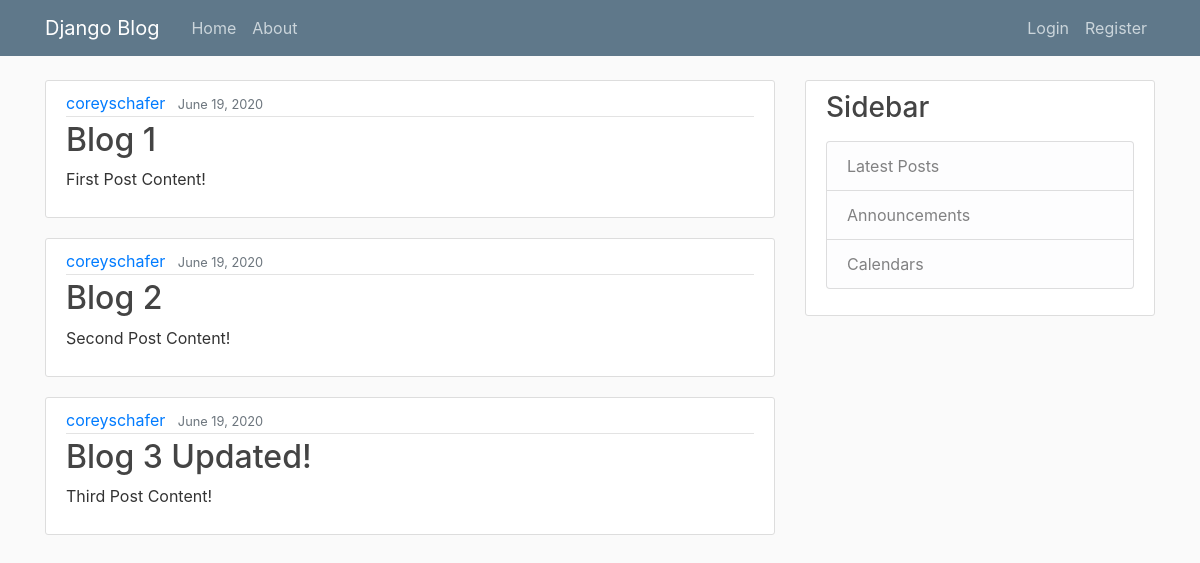
/, run on an earlier commit of the app's database.
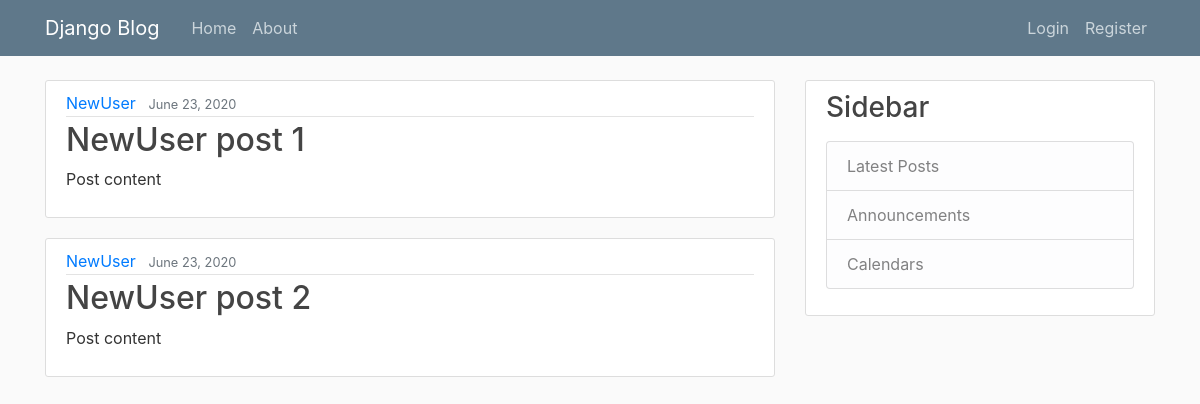
And on a later commit of the database.
### blog/models.py (models this page shows, shortened)
class Post(models.Model):
    title = models.CharField(max_length=100)
    content = models.TextField()
    date_posted = models.DateTimeField(default=timezone.now)
    author = models.ForeignKey(User, on_delete = models.CASCADE)

### blog/views.py (the view)
# urls.py: path('', PostListView.as_view(), name='blog-home'),
class PostListView(ListView):
    model = Post
    template_name = 'blog/home.html' # <app>/<model>_<viewtype>.html
    context_object_name = 'posts'
    paginate_by = 4

### blog/templates/blog/home.html (shortened to what this page needs)
{% extends "blog/base.html" %}
{% block content %}
    {% for post in posts %}
    <article class="media content-section">
        <div class="media-body">
          <div class="article-metadata">
            <a class="mr-2" href="#">{{ post.author }}</a>
            <small class="text-muted">{{ post.date_posted|date:"F d, Y" }}</small>
          </div>
          <h2><a class="article-title" href="{% url 'post-detail' post.id %}">{{ post.title }}</a></h2>
          <p class="article-content">{{ post.content }}</p>
        </div>
      </article>
    {% endfor %}
{% endblock content %}

What changed in the data, as far as the page shows it:
removed Post: author "coreyschafer", date_posted "June 19, 2020", title "Blog 1", content "First Post Content!"
removed Post: author "coreyschafer", date_posted "June 19, 2020", title "Blog 2", content "Second Post Content!"
removed Post: author "coreyschafer", date_posted "June 19, 2020", title "Blog 3 Updated!", content "Third Post Content!"
added Post: author "NewUser", date_posted "June 23, 2020", title "NewUser post 1", content "Post content"
added Post: author "NewUser", date_posted "June 23, 2020", title "NewUser post 2", content "Post content"
